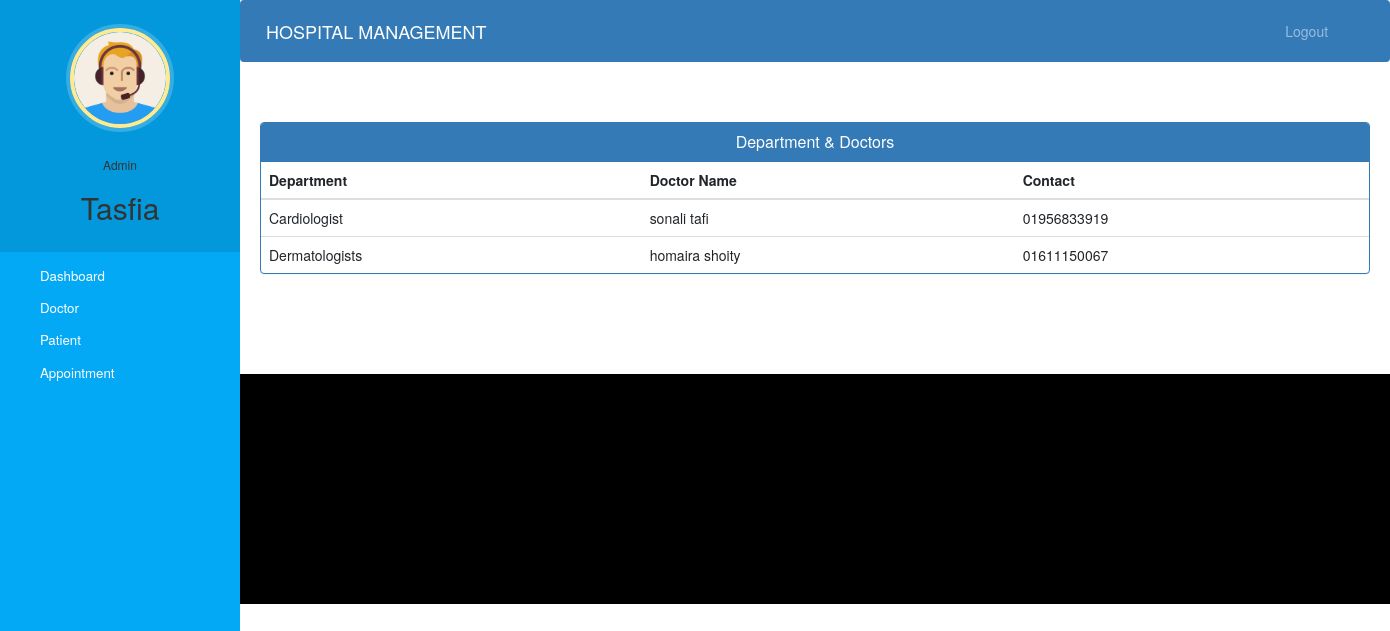
Screenshot of /admin-view-doctor-specialisation (signed in) with the database file from the repository.
### hospital/models.py (models this page shows, shortened)
class Doctor(models.Model):
    user=models.OneToOneField(User,on_delete=models.CASCADE)
    profile_pic= models.ImageField(upload_to='profile_pic/DoctorProfilePic/',null=True,blank=True)
    address = models.CharField(max_length=40)
    mobile = models.CharField(max_length=20,null=True)
    department= models.CharField(max_length=50,choices=departments,default='Cardiologist')
    status=models.BooleanField(default=False)
    @property
    def get_name(self):
        return self.user.first_name+" "+self.user.last_name

### hospital/views.py (the view)
# urls.py: path('admin-view-doctor-specialisation',views.admin_view_doctor_specialisation_view,name='admin-view-doctor-specialisation'),
@login_required(login_url='adminlogin')
@user_passes_test(is_admin)
def admin_view_doctor_specialisation_view(request):
    doctors=models.Doctor.objects.all().filter(status=True)
    return render(request,'hospital/admin_view_doctor_specialisation.html',{'doctors':doctors})

### hospital/views.py (called while the page is built)
def is_admin(user):
    return user.groups.filter(name='ADMIN').exists()

### templates/hospital/admin_view_doctor_Specialisation.html (shortened to what this page needs)
{% extends 'hospital/admin_base.html' %}
{% block content %}
<head>
  <link href="//netdna.bootstrapcdn.com/bootstrap/3.0.0/css/bootstrap.min.css" rel="stylesheet" id="bootstrap-css">
</head>
<div class="container">
  <div class="panel panel-primary">
    <div class="panel-heading">
      <h6 class="panel-title">Department & Doctors</h6>
    </div>
    <table class="table table-hover" id="dev-table">
      <thead>
        <tr>
          <th>Department</th>
          <th>Doctor Name</th>
          <th>Contact</th>
        </tr>
      </thead>
      {% for d in doctors %}
      <tr>
        <td>{{d.department}}</td>
        <td> {{d.get_name}}</td>
        <td>{{d.mobile}}</td>
      </tr>
      {% endfor %}
    </table>
  </div>
</div>
{% endblock content %}

### templates/hospital/admin_base.html (shortened to what this page needs)
<!DOCTYPE html>
{% load static %}
<html lang="en">
<head>
  <link rel="stylesheet" href="https://stackpath.bootstrapcdn.com/bootstrap/4.3.1/css/bootstrap.min.css">
  <link rel="stylesheet" href="https://maxcdn.bootstrapcdn.com/font-awesome/4.7.0/css/font-awesome.min.css">
  <link rel="stylesheet" href="{% static '/style.css' %}">
</head>
<body>
  <nav class="menu" tabindex="0">
    <header class="avatar">
      <img src="{% static "images/adminpropic.png" %}" />
      <br><br>
      <h6>Admin</h6>
      <h2>{{request.user.first_name}}</h2>
    </header>
    <ul>
      <li tabindex="0" class="icon-dashboard"> <a style="color:white; text-decoration:none;" href="/admin-dashboard"><span>Dashboard</span></a> </li>
      <li tabindex="0" class="icon-customers"> <a style="color:white; text-decoration:none;" href="/admin-doctor"><span>Doctor</span></a></li>
      <li tabindex="0" class="icon-users"> <a style="color:white; text-decoration:none;" href="/admin-patient"><span>Patient</span></a></li>
      <li tabindex="0" class="icon-calendar"> <a style="color:white; text-decoration:none;" href="/admin-appointment"><span>Appointment</span></a></li>
    </ul>
  </nav>
  <main>
    <div class="bs-example">
      <nav class="navbar navbar-expand-md  navbar-dark fixed-top" style="background:#337AB7;">
        <a href="/admin-dashboard" class="navbar-brand">HOSPITAL MANAGEMENT</a>
        <div class="collapse navbar-collapse justify-content-between" id="navbarCollapse">
          <div class="navbar-nav" style=" margin-left: 90%;">
            <a href="/logout" class="nav-item nav-link">Logout</a>
          </div>
        </div>
      </nav>
    </div>
    <br><br>
    {% block content %}
    {% endblock content %}
    <br><br><br><br>
    <footer>
      <br>
      <div class="container">
        <div class="row">
          <div class="col-md-12 col-sm-12">
          </div>
        </div>
      </div>
    </footer>
  </main>
</body>
</html>

### static/style.css (style rules this page uses)
body { padding-left: 240px; }
main { position: relative; height: 100vh; }
.menu { background: #5bc995; height: 100vh; width: 240px; position: fixed; top: 0px; left: 0; z-index: 5; outline: none; }
.menu .avatar { background: rgba(0, 0, 0, 0.1); padding: 2em 0.5em; text-align: center; }
.menu .avatar img { width: 100px; border-radius: 50%; overflow: hidden; border: 4px solid #ffea92; box-shadow: 0 0 0 4px rgba(255, 255, 255, 0.2); }
.menu .avatar h2 { font-weight: normal; margin-bottom: 0; }
.menu ul { list-style: none; padding: 0.5em 0; margin: 0; }
.menu ul li { padding: 0.5em 1em 0.5em 3em; font-size: 0.95em; font-weight: regular; background-repeat: no-repeat; background-position: left 15px center; background-size: auto 20px; transition: all 0.15s linear; cursor: pointer; }
.menu ul li.icon-dashboard { background-image: url("http://www.entypo.com/images//gauge.svg"); }
.menu ul li.icon-customers { background-image: url("http://www.entypo.com/images//briefcase.svg"); }
.menu ul li.icon-users { background-image: url("http://www.entypo.com/images//users.svg"); }
.menu ul li.icon-calendar { background-image: url("http://www.entypo.com/images//calendar.svg"); }

### templates/hospital/admin_base.html (style rules this page uses)
a:link { text-decoration: none; }
a { color: white; }
footer { padding: 0px 0px 0px 0px; background-color: black; margin: 0px; }
body { padding-left: 240px; }
main { position: relative; height: 100vh; }
.menu { background: #03a9f4; height: 100vh; width: 240px; position: fixed; top: 0px; left: 0; z-index: 5; outline: none; }
.menu .avatar { background: rgba(0, 0, 0, 0.1); padding: 2em 0.5em; text-align: center; }
.menu .avatar img { width: 100px; border-radius: 50%; overflow: hidden; border: 4px solid #ffea92; box-shadow: 0 0 0 4px rgba(255, 255, 255, 0.2); }
.menu .avatar h2 { font-weight: normal; margin-bottom: 0; }
.menu ul { list-style: none; padding: 0.5em 0; margin: 0; }
.menu ul li { padding: 0.5em 1em 0.5em 3em; font-size: 0.95em; font-weight: regular; background-repeat: no-repeat; background-position: left 15px center; background-size: auto 20px; transition: all 0.15s linear; cursor: pointer; }
.menu ul li.icon-dashboard { background-image: url("http://www.entypo.com/images//gauge.svg"); }
.menu ul li.icon-customers { background-image: url("http://www.entypo.com/images//briefcase.svg"); }
.menu ul li.icon-users { background-image: url("http://www.entypo.com/images//users.svg"); }
.menu ul li.icon-calendar { background-image: url("http://www.entypo.com/images//calendar.svg"); }

### templates/hospital/admin_view_doctor_Specialisation.html (style rules this page uses)
a:link { text-decoration: none; }
h6 { text-align: center; }
.row { margin: 100px; }

### rows the page displays
Doctor: department "Cardiologist", get_name "sonali tafi", mobile "01956833919"
Doctor: department "Dermatologists", get_name "homaira shoity", mobile "01611150067"

### other values shown
{{ request.user.first_name }} "Tasfia"
